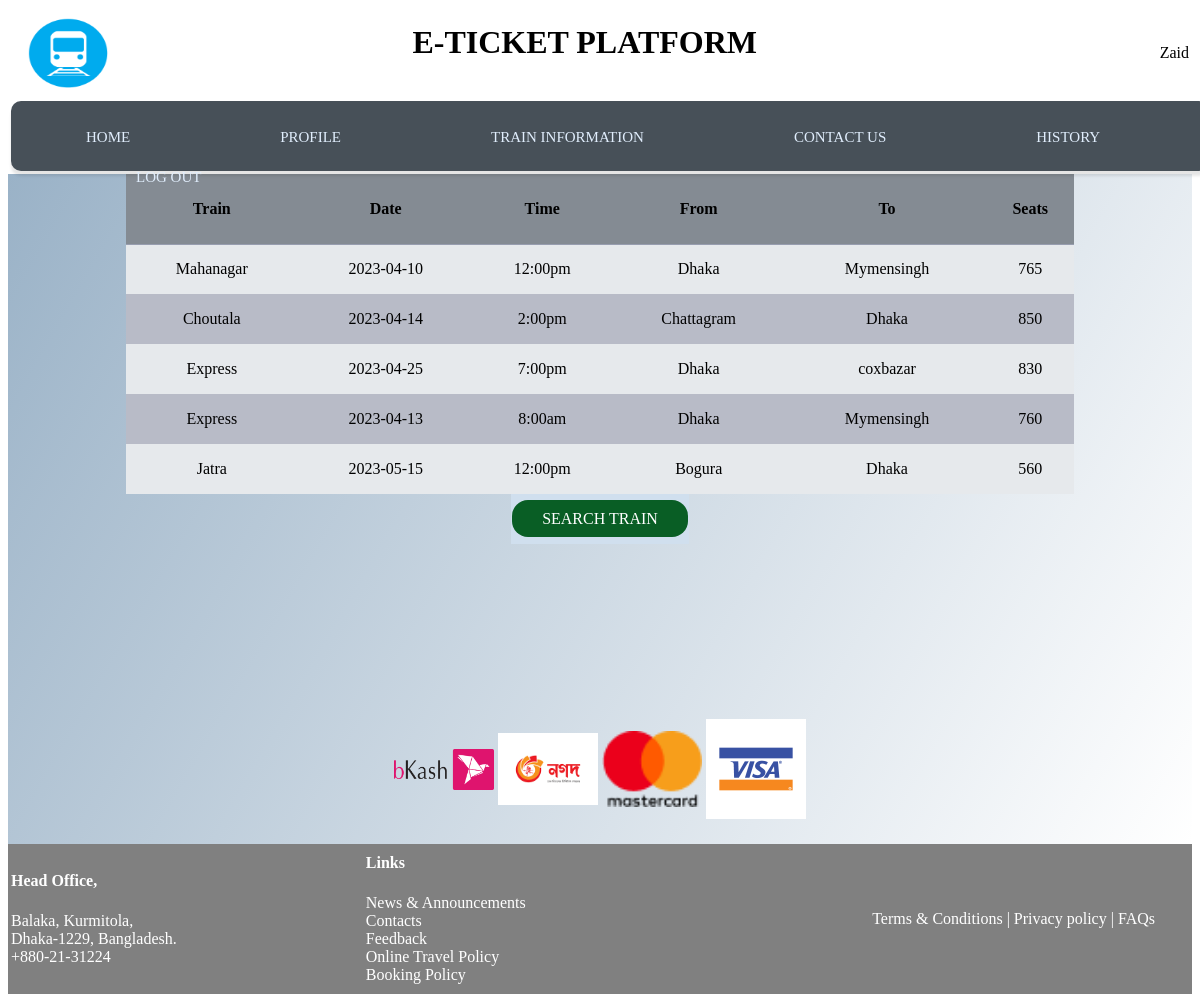
The page /view/train.php (signed in) on the database its author committed.
### tables this page shows
CREATE TABLE `cusdata` (
  `FirstName` varchar(100) NOT NULL,
  `LastName` varchar(100) NOT NULL,
  `Email` varchar(100) NOT NULL,
  `Password` varchar(100) NOT NULL,
  `DateOfBirth` varchar(100) NOT NULL,
  `Phone` varchar(100) NOT NULL
);

CREATE TABLE `schedule` (
  `train` varchar(100) NOT NULL,
  `fromstation` varchar(100) NOT NULL,
  `tostation` varchar(100) NOT NULL,
  `date` varchar(100) NOT NULL,
  `time` varchar(100) NOT NULL,
  `seats` int(100) NOT NULL,
  `price` int(100) NOT NULL,
  `booked` int(100) NOT NULL
);

### control/trainCk.php (called while the page is built, shortened)
<?php
include("../model/MyDB2.php");
$mydb = new MyDB();
$conObj = $mydb->openCon();
$data = $mydb->checkUser('cusdata',$_SESSION["phone"],$_SESSION["password"],$conObj);
if($data->num_rows>0)
{
    while($row=$data->fetch_assoc())
    {
        $Fname=$row['FirstName'];
    }
}
$mydb1= new MyDB();
$conObj1 = $mydb1->openCon();
$data1 = $mydb1->getSchedules($conObj1,"schedule");

### model/MyDB2.php (called while the page is built, shortened)
<?php
class MyDB{
function checkUser($tablename,$Phone,$Password,$conn)
{
    $sql="SELECT * FROM $tablename WHERE Phone='$Phone' AND Password='$Password'";
    $rs=$conn->query($sql);
    return $rs;
}
function getSchedules($con,$tablename){
     $sql="SELECT train,date,time,fromstation,tostation,seats FROM $tablename";
     $db=$con->query($sql);
     return $db;
}
}
?>

### view/train.php (the view, shortened to what this page needs)
<?php
include("../control/trainCk.php");
?>
<html>
    <head>
        <link rel="stylesheet" type="text/css" href="../CSS/mystyle.css">
       </head>
     <body>
     <table width=100% height=90>
            <tr>
                <td width=10% align="center"><img src="../resources/train.png" width=80px height=70px></td>
                <td width=80% align="center"><h1>E-TICKET PLATFORM</h1></td>
                <td width=10% align="center" width=10%></td>
                    <td align="center" width=10%><?php echo $Fname; ?> </td>
            </tr>
        </table>
        <table width=100% height=60>
            <tr>
              <td class="navtable">
                 <div class="container">
                 <nav>
                  <ul>
                  <li><a href="../view/home.php">Home</li>
                    <li><a href="../view/profile.php">Profile</li>
                    <li>  <a href="../view/train.php">Train Information</li>
                    <li>  <a href="../view/contact.php">Contact Us</li>
                    <li>  <a href="../view/history.php">History</li>
                    <li>  <a href="../control/logout.php">Log out</li>
                  </ul>
                </nav>
                </div>
             </td>
           </tr>
        </table>
        <div class="trainback">
        <div class="Tbl">
        <div class="Tbltw">
        <table align='center' width=80% bgcolor="white">
                <?php
                    echo '<tr>';
                    echo '<th >Train</th><th>Date</th><th>Time</th><th>From</th><th>To</th><th>Seats</th>';
                    echo '</tr>';
                    while($row=$data1->fetch_assoc())
                    {
                        echo '<tr>';
                        echo '<td align="center">'.$row['train'].'</td>';
                        echo '<td align="center">'.$row['date'].'</td>';
                        echo '<td align="center">'.$row['time'].'</td>';
                        echo '<td align="center">'.$row['fromstation'].'</td>';
                        echo '<td align="center">'.$row['tostation'].'</td>';
                        echo '<td align="center">'.$row['seats'].'</td>';
                        echo '</tr>';
                    }
                ?>
                <table align="center">
                  <tr class="backsrc">
                    <td class="backsrc">
               <a class="srcbutton" href="../view/SearchTrain.php">Search Train</td>
              </tr>
                  </table>
                  </div>
                  </div>
        <?php include("../view/footer.php"); ?>
        </div>
         </body>
         </html>

### view/footer.php (shortened to what this page needs)
<html>
    <head>
    </head>
    <body>
        <div class="footer">
        <table height=150 width=100%>
            <tr>
                <td width=40%></td>
                <td align="center">
                    <img src="../resources/Bkashlogo.png" width=100px>
                </td>
                <td align="center">
                    <img src="../resources/nagadlogo.png" width=100px>
                </td>
                <td align="center">
                    <img src="../resources/master-card.png" width=100px>
                </td>
                <td align="center">
                    <img src="../resources/visalogo.png" width=100px>
                </td>
                <td width=40%></td>
            </tr>
        </table>
        <table height=150 width=100% bgcolor="grey">
            <tr>
                <td width=30%><font color="white"> <h4>Head Office,</h4>
                    Balaka, Kurmitola,<br>
                  Dhaka-1229, Bangladesh.<br>
                  +880-21-31224
                  </font>
                </td>
                <td width=40%>
                   <font color="white"> <h4>Links</h4>
                    News & Announcements<br>
                    Contacts<br>
                    Feedback<br>
                    Online Travel Policy<br>
                    Booking Policy
                   </font>
                </td>
                <td width=30% align="center"><font color="white">Terms & Conditions | Privacy policy | FAQs</font>
                </td>
            </tr>
        </table>
</div>
    </body>
</html>

### css/mystyle.css (style rules this page uses)
div.footer { position:relative; top: 150px; }
.srcbutton { text-decoration: none; text-transform: uppercase; padding: 10px 30px; color: #ffffff; background: #095e25; border-radius: 16px; }
.container { width: 100%; align-items: center; justify-content: center; }
nav { position: relative; width: 100%; height: 50px; border-radius: 10px; background: #475058; padding: 10px; box-shadow: 0 5px 3px 0 rgba(0,0,0,.1); }
nav ul li { list-style: none; display: inline-block; font-size: 15px; font-weight: 500; color: white; cursor: pointer; z-index: 2; }
nav a { font-size: 15px; display: inline-block; padding: 0px 25px; line-height: 40px; text-transform: uppercase; color: rgb(224, 237, 252); text-decoration: none; position: relative; text-align: center; bottom: 10px; z-index: 2; transition: color 0.1s; }
nav a::after { content: ''; background: #0e171d; width: 100%; height: 100%; border-radius: 8px; position: absolute; top: 50%; left: 50%; transform: translate(-50%,-50%); z-index: -1; opacity: 0; }
div.Tbltw table { border-collapse: collapse; max-height: 60px; overflow-y: scroll; }
div.Tbltw th { height: 70px; border-bottom: 1px solid #979daf; background-color: #677077a2; }
div.Tbl tr td { height: 50px; }
div.Tbl tr:nth-child(odd) { background-color: #b8bbc7; }
div.Tbl tr:nth-child(even) { background-color: #e6e9ec; }
div.trainback { background: linear-gradient(120deg,#9ab2c7,#ffffff); }
.backsrc { background: #d0dfee; }

### rows shown on the page
cusdata: FirstName "Zaid"
schedule: train "Mahanagar", date "2023-04-10", time "12:00pm", fromstation "Dhaka", tostation "Mymensingh", seats "765"
schedule: train "Choutala", date "2023-04-14", time "2:00pm", fromstation "Chattagram", tostation "Dhaka", seats "850"
schedule: train "Express", date "2023-04-25", time "7:00pm", fromstation "Dhaka", tostation "coxbazar", seats "830"
schedule: train "Express", date "2023-04-13", time "8:00am", fromstation "Dhaka", tostation "Mymensingh", seats "760"
schedule: train "Jatra", date "2023-05-15", time "12:00pm", fromstation "Bogura", tostation "Dhaka", seats "560"
